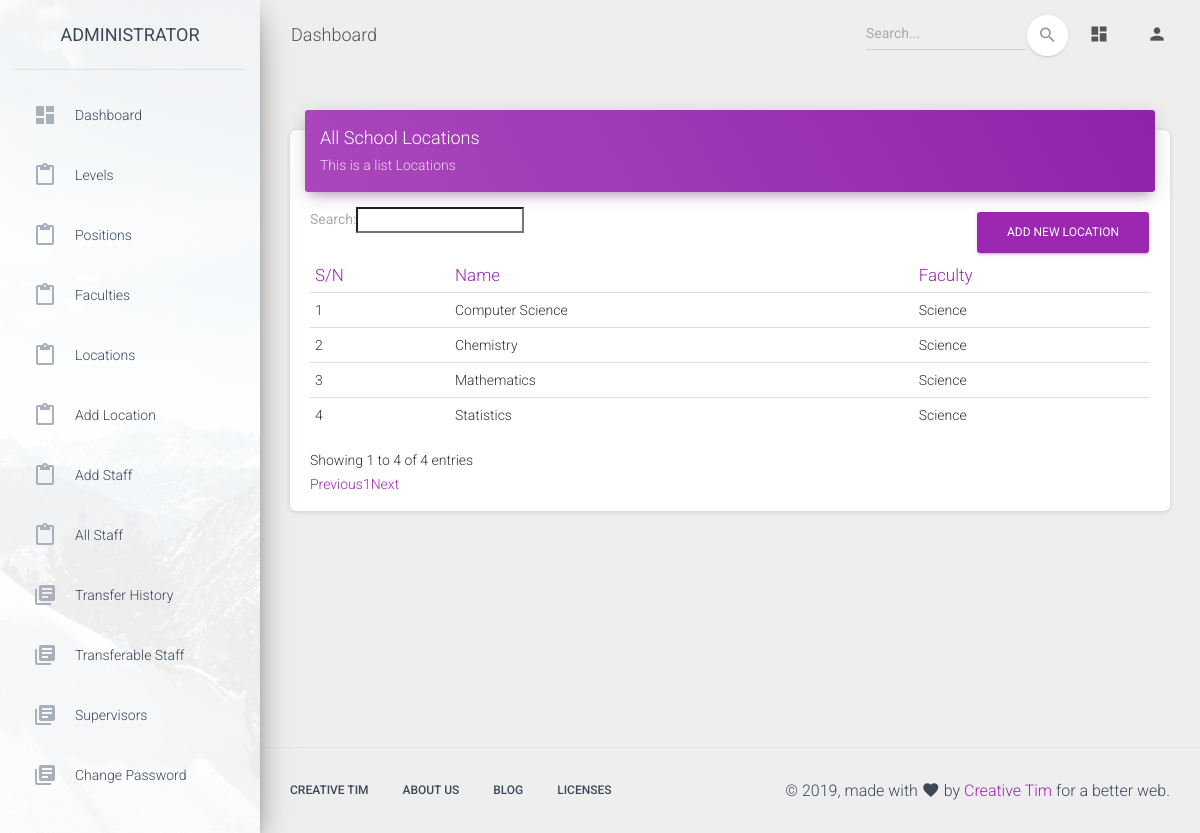
Page /admin/locations.php (signed in) on the earlier database version.
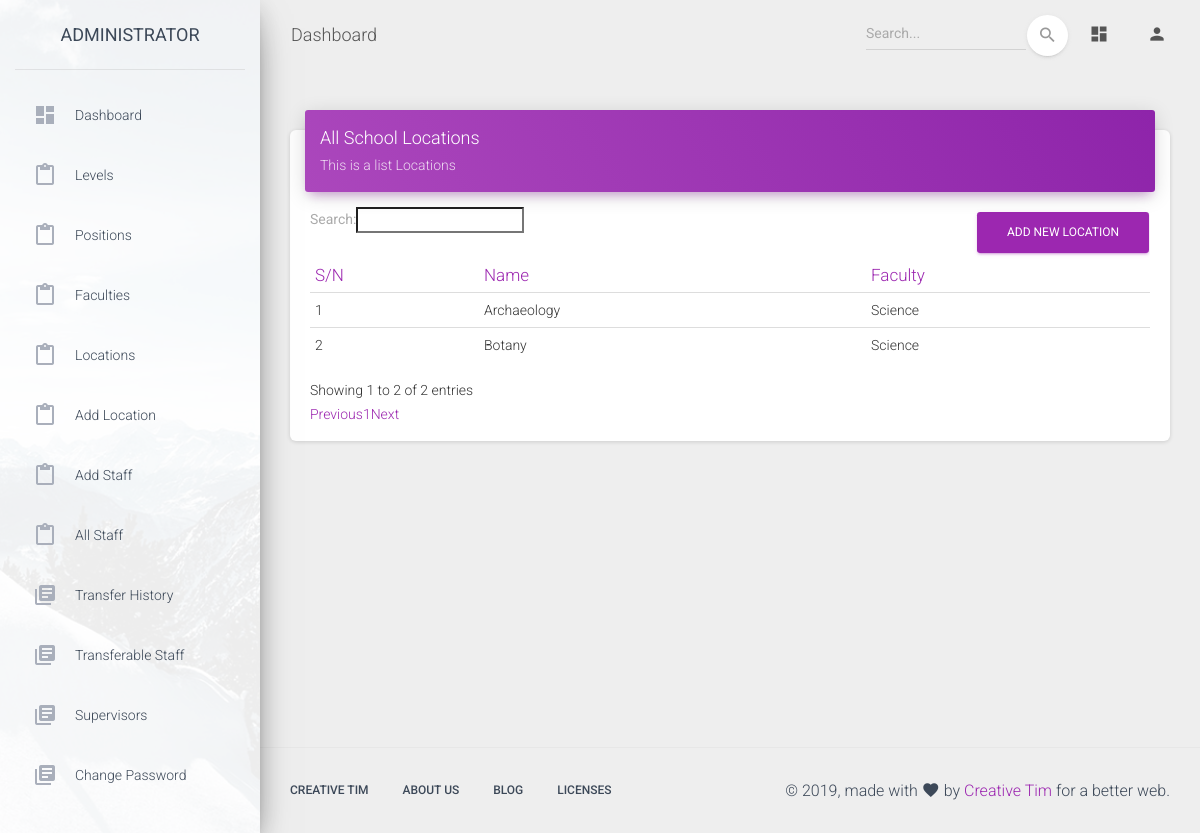
Same page on the later database version.
### tables this page shows
CREATE TABLE `locations` (
  `id` int(11) NOT NULL,
  `location_id` varchar(255) NOT NULL,
  `name` varchar(255) NOT NULL,
  `faculty_id` varchar(255) NOT NULL,
  `level_id` varchar(255) NOT NULL,
  `created_at` datetime NOT NULL DEFAULT CURRENT_TIMESTAMP
);

CREATE TABLE `faculties` (
  `id` int(11) NOT NULL,
  `faculty_id` varchar(255) NOT NULL,
  `name` varchar(255) NOT NULL,
  `level_id` varchar(255) NOT NULL,
  `created_at` datetime NOT NULL DEFAULT CURRENT_TIMESTAMP
);

### app/classes/Admin.php (called while the page is built, shortened)
<?php
class Admin extends Master
{
    public function get_faculty_name($faculty_id){
        $data = array("name");
        $table = "faculties";
        $where = "WHERE faculty_id = '$faculty_id'";
        $res = $this->getData($data,$table,$where);
        $name = !empty($res)? $res['name'] : "";
        return $name;
    }
    public function get_all_locations(){
        $data = "*";
        $table = "locations";
        $res = $this->getAllData($data,$table);
        $locations = !empty($res) ? $res : [];
        return $locations;
    }
}

### app/classes/Master.php (called while the page is built, shortened)
<?php
class Master
{
    protected $db;
    function __construct($db_conn){
        $this->db = $db_conn;
    }
    public function getData($data, $table, $where = '')
    {
        try {
            if ($data != '*') {
                $selections = implode(', ', $data);
            } else {
                $selections = '*';
            }
            $stmt = $this->db->prepare("SELECT {$selections} FROM `$table` " . $where . " LIMIT 1");
            $stmt->execute();
            $settings_data = $stmt->fetch(PDO::FETCH_ASSOC);
            if ($stmt->rowCount() > 0) {
                return $settings_data;
            }
        } catch (PDOException $e) {
            echo $e->getMessage();
        }
    }
    public function getAllData($data, $table, $where = '')
    {
        $settings_data=array();
        try {
            if ($data != '*') {
                $selections = implode(', ', $data);
            } else {
                $selections = '*';
            }
            $stmt = $this->db->prepare("SELECT {$selections} FROM `$table` " . $where . "");
            $stmt->execute();
            $settings_data = $stmt->fetchAll(PDO::FETCH_ASSOC);
            if ($stmt->rowCount() > 0) {
                return $settings_data;
            }
        } catch (PDOException $e) {
            return $settings_data;
        }
    }
}

### admin/locations.php (the view, shortened to what the changed rows need)
<?php
include '../app/init.php';
$admin = new Admin($db_conn);
$locations = $admin->get_all_locations();
?>
<!DOCTYPE html>
<html lang="en">
<head>
  <link rel="stylesheet" href="https://maxcdn.bootstrapcdn.com/font-awesome/latest/css/font-awesome.min.css">
  <link href="../assets/css/material-dashboard.css?v=2.1.1" rel="stylesheet" />
  <link href="../assets/demo/demo.css" rel="stylesheet" />
    <link rel="stylesheet" type="text/css" href="https://cdn.datatables.net/v/dt/dt-1.10.18/datatables.min.css"/>
</head>
<body class="">
  <div class="wrapper ">
    <div class="main-panel">
      <div class="content">
        <div class="container-fluid">
            <div class="row">
                <div class="col-md-12">
                    <div class="card">
                        <div class="card-body">
                            <div class="table-responsive">
                                <table class="table" id="locations">
                                    <thead class=" text-primary">
                                    <th>
                                        S/N
                                    </th>
                                    <th>
                                        Name
                                    </th>
                                    <th>
                                        Faculty
                                    </th>
                                    </thead>
                                    <tbody>
                                    <?php
                                    if(!empty($locations) && count($locations) > 0){
                                        $count = 0;
                                        foreach ($locations as $location){
                                    ?>
                                    <tr>
                                        <td>
                                            <?= ++$count; ?>
                                        </td>
                                        <td>
                                            <?php if(isset($location['name'])) echo $location['name'] ?>
                                        </td>
                                        <td>
                                            <?php if(isset($location['faculty_id'])) echo $admin->get_faculty_name($location['faculty_id']) ?>
                                        </td>
                                    </tr>
                                    <?php   }
                                    } ?>
                                    </tbody>
                                    <a href="add_location.php" style="float:right" class="btn btn-primary">Add New Location</a>
                                </table>
                            </div>
                        </div>
                    </div>
                </div>
            </div>
        </div>
      </div>
    </div>
  </div>
</body>
</html>

Differences in the rows shown:
removed locations: name "Computer Science", faculty.name "Science"
removed locations: name "Chemistry", faculty.name "Science"
removed locations: name "Mathematics", faculty.name "Science"
removed locations: name "Statistics", faculty.name "Science"
added locations: name "Archaeology", faculty.name "Science"
added locations: name "Botany", faculty.name "Science"
Other differences:
text written by a page script: "Search: Showing 1 to 4 of 4 entries Previous 1 Next" → "Search: Showing 1 to 2 of 2 entries Previous 1 Next"
